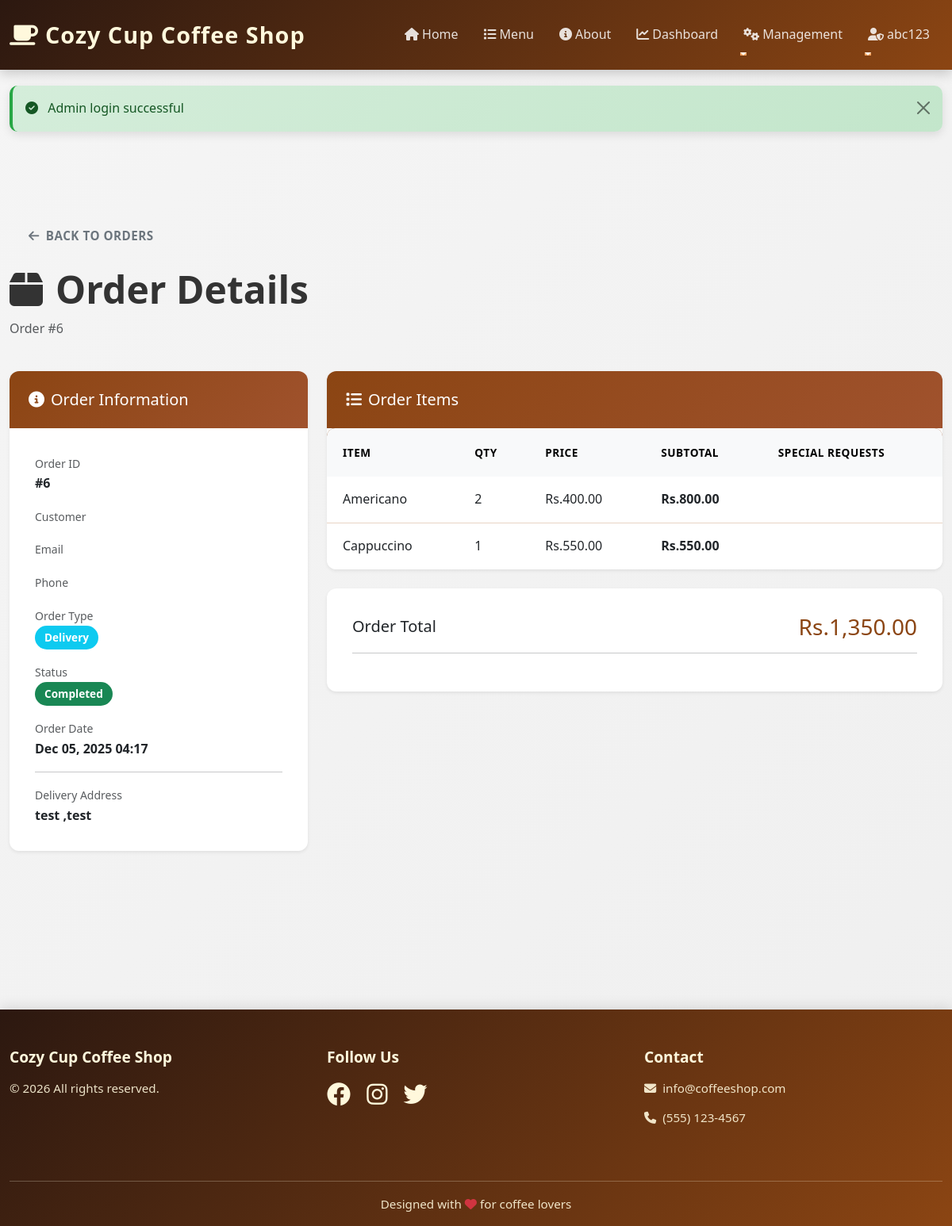
The app's page /public/index.php?page=admin-order-details&id=6 (signed in) with its own data.
### tables this page shows
CREATE TABLE `orders` (
  `id` int NOT NULL AUTO_INCREMENT,
  `customer_id` int NOT NULL,
  `order_type` varchar(50) NOT NULL,
  `status` varchar(50) DEFAULT 'Pending',
  `total_price` decimal(10,2) NOT NULL,
  `delivery_address` text,
  `table_id` int DEFAULT NULL,
  `created_at` timestamp NULL DEFAULT CURRENT_TIMESTAMP,
  `updated_at` timestamp NULL DEFAULT CURRENT_TIMESTAMP ON UPDATE CURRENT_TIMESTAMP,
  PRIMARY KEY (`id`)
);

CREATE TABLE `order_items` (
  `id` int NOT NULL AUTO_INCREMENT,
  `order_id` int NOT NULL,
  `menu_item_id` int NOT NULL,
  `quantity` int NOT NULL,
  `special_requests` text,
  `item_price` decimal(10,2) NOT NULL,
  `created_at` timestamp NULL DEFAULT CURRENT_TIMESTAMP,
  PRIMARY KEY (`id`)
);

CREATE TABLE `menu_items` (
  `id` int NOT NULL AUTO_INCREMENT,
  `name` varchar(255) NOT NULL,
  `description` text,
  `category` varchar(100) NOT NULL,
  `price` decimal(10,2) NOT NULL,
  `image_path` varchar(255),
  `is_available` tinyint(1) DEFAULT 1,
  `created_at` timestamp NULL DEFAULT CURRENT_TIMESTAMP,
  `updated_at` timestamp NULL DEFAULT CURRENT_TIMESTAMP ON UPDATE CURRENT_TIMESTAMP,
  PRIMARY KEY (`id`)
);

### app/controllers/BaseController.php (called while the page is built, shortened)
<?php
class BaseController {
    public function __construct() {
        require_once __DIR__ . '/../models/Database.php';
    }
    protected function render($view, $data = []) {
        extract($data);
        require __DIR__ . '/../views/' . $view . '.php';
    }
    protected function getGet($key, $default = null) {
        return isset($_GET[$key]) ? SecurityHelper::sanitizeInput($_GET[$key]) : $default;
    }
}
?>

### app/controllers/AdminOrderController.php (called while the page is built, shortened)
<?php
require_once __DIR__ . '/BaseController.php';
require_once __DIR__ . '/../models/Order.php';
require_once __DIR__ . '/../models/OrderItem.php';
class AdminOrderController extends BaseController {
    public function showOrderDetails() {
        $order_id = $this->getGet('id');
        $order = new Order();
        $orderData = $order->getById($order_id);
        $orderItem = new OrderItem();
        $items = $orderItem->getByOrder($order_id);
        $this->render('admin/order-details', [
            'order' => $orderData,
            'items' => $items
        ]);
    }
}
?>

### app/models/Order.php (called while the page is built, shortened)
<?php
require_once __DIR__ . '/Database.php';
class Order {
    private $db;
    public function __construct() {
        $this->db = new Database();
    }
    public function getById($id) {
        $stmt = $this->db->prepare("SELECT * FROM orders WHERE id = ?");
        $stmt->bind_param("i", $id);
        $stmt->execute();
        $result = $stmt->get_result();
        return $result->fetch_assoc();
    }
}
?>

### app/models/Database.php (called while the page is built, shortened)
<?php
class Database {
    private $conn;
    public function __construct() {
        global $conn;
        $this->conn = $conn;
    }
    public function prepare($sql) {
        return $this->conn->prepare($sql);
    }
}
?>

### helpers/SecurityHelper.php (called while the page is built, shortened)
<?php
class SecurityHelper {
    public static function sanitizeInput($input) {
        return htmlspecialchars(trim($input), ENT_QUOTES, 'UTF-8');
    }
    public static function escapeOutput($output) {
        return htmlspecialchars($output, ENT_QUOTES, 'UTF-8');
    }
}
?>

### app/models/OrderItem.php (called while the page is built, shortened)
<?php
require_once __DIR__ . '/Database.php';
class OrderItem {
    private $db;
    public function __construct() {
        $this->db = new Database();
    }
    public function getByOrder($order_id) {
        $stmt = $this->db->prepare("SELECT oi.*, m.name, m.description FROM order_items oi JOIN menu_items m ON oi.menu_item_id = m.id WHERE oi.order_id = ?");
        $stmt->bind_param("i", $order_id);
        $stmt->execute();
        $result = $stmt->get_result();
        return $result->fetch_all(MYSQLI_ASSOC);
    }
}
?>

### app/views/admin/order-details.php (the view, shortened to what this page needs)
<?php include __DIR__ . '/../layouts/header.php'; ?>
<div class="container-fluid py-5">
    <div class="row mb-4">
        <div class="col-12">
            <a href="<?php echo SITE_URL; ?>/public/index.php?page=order-management" class="btn btn-outline-secondary mb-3">
                <i class="fas fa-arrow-left me-2"></i>Back to Orders
            </a>
            <h1 class="display-5 fw-bold mb-2">
                <i class="fas fa-box me-3"></i>Order Details
            </h1>
            <p class="text-muted">Order #<?php echo $order['id']; ?></p>
        </div>
    </div>
    <div class="row g-4 mb-5">
        <div class="col-lg-4">
            <div class="card border-0 shadow-sm">
                <div class="card-header bg-primary text-white">
                    <h5 class="mb-0"><i class="fas fa-info-circle me-2"></i>Order Information</h5>
                </div>
                <div class="card-body">
                    <div class="mb-3">
                        <small class="text-muted">Order ID</small>
                        <p class="mb-0"><strong>#<?php echo $order['id']; ?></strong></p>
                    </div>
                    <div class="mb-3">
                        <small class="text-muted">Customer</small>
                    </div>
                    <div class="mb-3">
                        <small class="text-muted">Email</small>
                    </div>
                    <div class="mb-3">
                        <small class="text-muted">Phone</small>
                    </div>
                    <div class="mb-3">
                        <small class="text-muted">Order Type</small>
                        <p class="mb-0"><span class="badge bg-info"><?php echo SecurityHelper::escapeOutput($order['order_type']); ?></span></p>
                    </div>
                    <div class="mb-3">
                        <small class="text-muted">Status</small>
                        <p class="mb-0">
                            <span class="badge bg-<?php echo $order['status'] === 'Completed' ? 'success' : ($order['status'] === 'Pending' ? 'warning' : 'danger'); ?>">
                                <?php echo SecurityHelper::escapeOutput($order['status']); ?>
                            </span>
                        </p>
                    </div>
                    <div class="mb-0">
                        <small class="text-muted">Order Date</small>
                        <p class="mb-0"><strong><?php echo date('M d, Y H:i', strtotime($order['created_at'])); ?></strong></p>
                    </div>
                    <?php if ($order['order_type'] === 'Delivery'): ?>
                        <hr>
                        <div>
                            <small class="text-muted">Delivery Address</small>
                            <p class="mb-0"><strong><?php echo SecurityHelper::escapeOutput($order['delivery_address']); ?></strong></p>
                        </div>
                    <?php endif; ?>
                </div>
            </div>
        </div>
        <div class="col-lg-8">
            <div class="card border-0 shadow-sm mb-4">
                <div class="card-header bg-success text-white">
                    <h5 class="mb-0"><i class="fas fa-list me-2"></i>Order Items</h5>
                </div>
                <div class="card-body p-0">
                    <div class="table-responsive">
                        <table class="table table-hover mb-0">
                            <thead class="table-light">
                                <tr>
                                    <th>Item</th>
                                    <th>Qty</th>
                                    <th>Price</th>
                                    <th>Subtotal</th>
                                    <th>Special Requests</th>
                                </tr>
                            </thead>
                            <tbody>
                                <?php foreach ($items as $item): ?>
                                    <tr>
                                        <td><?php echo SecurityHelper::escapeOutput($item['name']); ?></td>
                                        <td><?php echo $item['quantity']; ?></td>
                                        <td>Rs.<?php echo number_format($item['item_price'], 2); ?></td>
                                        <td><strong>Rs.<?php echo number_format($item['item_price'] * $item['quantity'], 2); ?></strong></td>
                                        <td><small><?php echo SecurityHelper::escapeOutput($item['special_requests']); ?></small></td>
                                    </tr>
                                <?php endforeach; ?>
                            </tbody>
                        </table>
                    </div>
                </div>
            </div>
            <div class="card border-0 shadow-sm">
                <div class="card-body">
                    <div class="d-flex justify-content-between align-items-center mb-3">
                        <h5 class="mb-0">Order Total</h5>
                        <h3 class="text-primary mb-0">Rs.<?php echo number_format($order['total_price'], 2); ?></h3>
                    </div>
                    <hr>
                </div>
            </div>
        </div>
    </div>
</div>
<?php include __DIR__ . '/../layouts/footer.php'; ?>

### public/css/modern.css (style rules this page uses)
:root { --primary-color: #8B4513; --primary-dark: #6B3410; --primary-light: #A0522D; --secondary-color: #D2691E; --accent-color: #F4A460; --light-color: #FFF8DC; --dark-color: #2C1810; --text-color: #333; --border-color: #E8D4C4; --success-color: #28a745; --danger-color: #dc3545; --warning-color: #ffc107; --info-color: #17a2b8; }
* { margin: 0; padding: 0; box-sizing: border-box; }
html, body { height: 100%; }
body { font-family: 'Segoe UI', Tahoma, Geneva, Verdana, sans-serif; background: linear-gradient(135deg, #f5f5f5 0%, #efefef 100%); color: var(--text-color); line-height: 1.6; }
.card { border: none; border-radius: 12px; box-shadow: 0 4px 15px rgba(0, 0, 0, 0.08); transition: all 0.3s ease; overflow: hidden; }
.card-header { background: linear-gradient(135deg, var(--primary-color) 0%, var(--primary-light) 100%); color: white; border: none; padding: 1.5rem; font-weight: 600; }
.card-body { padding: 2rem; }
.btn { border-radius: 8px; font-weight: 600; padding: 0.75rem 1.5rem; transition: all 0.3s ease; border: none; text-transform: uppercase; letter-spacing: 0.5px; font-size: 0.95rem; }
.table { border-collapse: collapse; background: white; border-radius: 10px; overflow: hidden; box-shadow: 0 4px 12px rgba(0, 0, 0, 0.08); }
.table thead { background: linear-gradient(135deg, var(--primary-color) 0%, var(--primary-light) 100%); color: white; }
.table thead th { border: none; padding: 1.25rem; font-weight: 600; text-transform: uppercase; font-size: 0.85rem; letter-spacing: 0.5px; }
.table tbody td { padding: 1rem 1.25rem; border-bottom: 1px solid var(--border-color); vertical-align: middle; }
.table tbody tr:last-child td { border-bottom: none; }
.text-primary { color: var(--primary-color) !important; }
.bg-primary { background: linear-gradient(135deg, var(--primary-color) 0%, var(--primary-light) 100%) !important; }
html { scroll-behavior: smooth; }
body { animation: pageLoad 0.3s ease; }
.badge { padding: 0.5rem 0.75rem; font-weight: 600; border-radius: 20px; font-size: 0.85rem; }

### records on screen
orders: id "6", order_type "Delivery", status "Completed", created_at "Dec 05, 2025 04:17", delivery_address "test ,test", total_price "1,350.00"
order_items: menu_item.name "Americano", quantity "2", item_price "400.00", $item['item_price'] * $item['quantity'] "800.00"
order_items: menu_item.name "Cappuccino", quantity "1", item_price "550.00", $item['item_price']*$item['quantity'] "550.00"

### other values on screen
SITE_NAME "Cozy Cup Coffee Shop"
SecurityHelper::escapeOutput(SessionHelper::getUserName()) "abc123"
SecurityHelper::escapeOutput($flash['message']) "Admin login successful"
